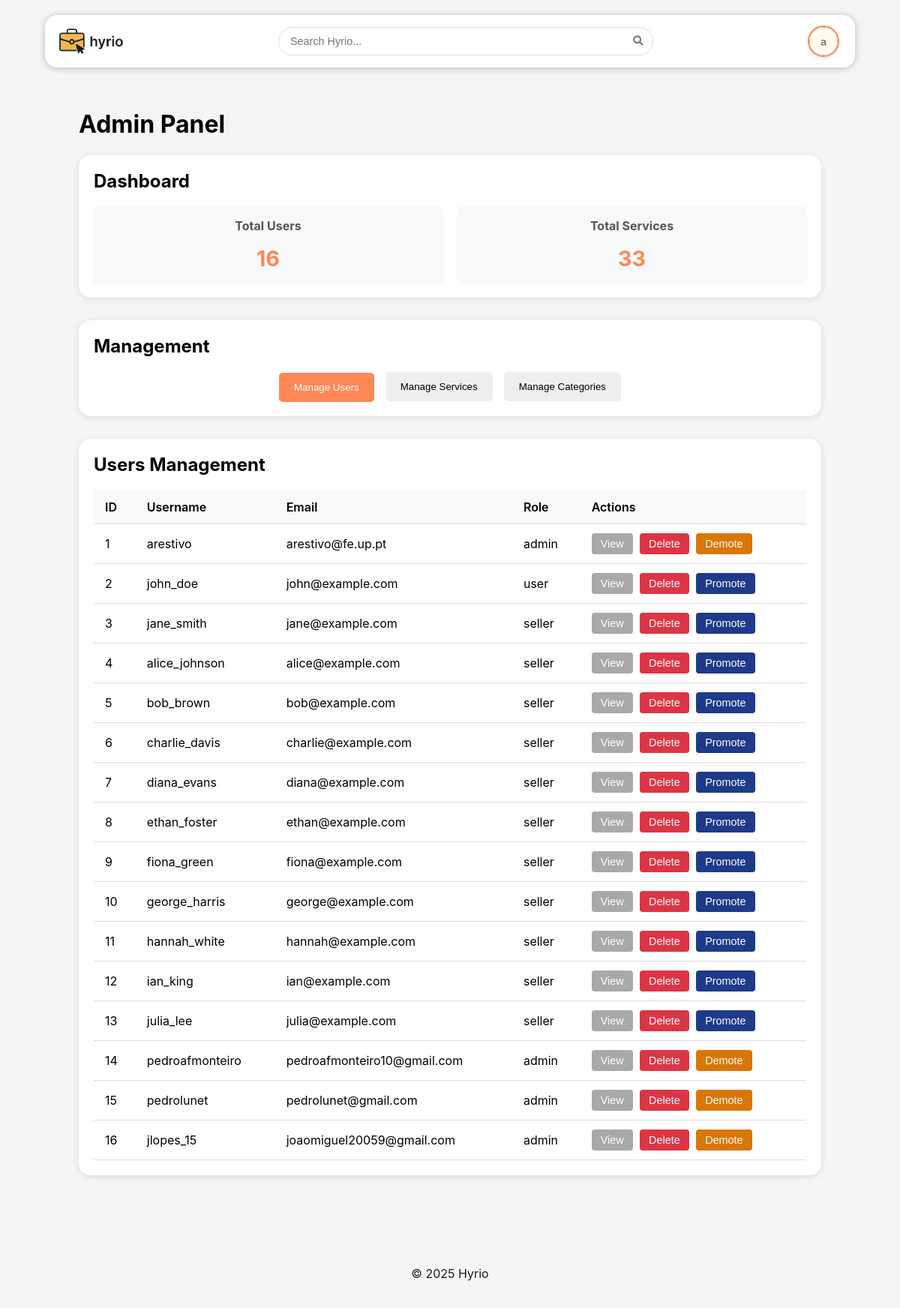
Screenshot of /pages/admin.php (signed in) with the database file from the repository.
### tables this page shows
CREATE TABLE users (id INTEGER PRIMARY KEY,
  name VARCHAR(255) NOT NULL,
  username VARCHAR(255) NOT NULL UNIQUE,
  password TEXT NOT NULL,  -- Use bcrypt for hashing
  email VARCHAR(255) NOT NULL UNIQUE,
  is_seller BOOLEAN NOT NULL DEFAULT 0,
  is_admin BOOLEAN NOT NULL DEFAULT 0,
  profile_pic TEXT NOT NULL,
  bio TEXT);

### includes/auth.php (called while the page is built, shortened)
<?php
class Auth
{
    private static ?Auth $instance = null;
    public static function getInstance(): Auth
    {
        if (self::$instance === null) {
            self::$instance = new Auth();
        }
        return self::$instance;
    }
    public function getUser()
    {
        return $_SESSION['user'] ?? null;
    }
}

### database/classes/user.php (called while the page is built, shortened)
<?php
class User
{
    public static function getTotalUsers(): int
    {
        try {
            $db = Database::getInstance();
            $stmt = $db->query('SELECT COUNT(*) FROM users');
            return (int)$stmt->fetchColumn();
        } catch (PDOException $e) {
            return 0;
        }
    }
    public static function getAllUsers(int $offset, int $limit): array
    {
        try {
            $db = Database::getInstance();
            $stmt = $db->prepare('SELECT * FROM users LIMIT ?, ?');
            $stmt->bindParam(1, $offset, PDO::PARAM_INT);
            $stmt->bindParam(2, $limit, PDO::PARAM_INT);
            $stmt->execute();
            return $stmt->fetchAll(PDO::FETCH_ASSOC);
        } catch (PDOException $e) {
            return [];
        }
    }
}

### database/classes/service.php (called while the page is built, shortened)
<?php
class Service
{
    public static function getTotalServices(): int
    {
        try {
            $db = Database::getInstance();
            $stmt = $db->query('SELECT COUNT(*) FROM services');
            return (int)$stmt->fetchColumn();
        } catch (PDOException $e) {
            return 0;
        }
    }
}

### pages/admin.php (the view, shortened to what this page needs)
<?php
require_once(__DIR__ . '/../includes/common.php');
require_once(__DIR__ . '/../includes/auth.php');
require_once(__DIR__ . '/../database/classes/user.php');
require_once(__DIR__ . '/../database/classes/service.php');
$loggedInUser = Auth::getInstance()->getUser();
echo '<link rel="stylesheet" href="../css/forms.css">';
echo '<link rel="stylesheet" href="../css/panel.css">';
?><?php
    if ($loggedInUser && $loggedInUser['is_admin']) {
        require_once(__DIR__ . '/../overlays/edit_category.php');
        require_once(__DIR__ . '/../overlays/add_category.php');
    }
    ?><main class="admin-panel">
    <h1>Admin Panel</h1>
    <section class="admin-dashboard">
        <h2>Dashboard</h2>
        <div class="dashboard-stats">
            <div class="stat-card">
                <h3>Total Users</h3>
                <?php
                echo '<p class="stat-number">' . User::getTotalUsers() . '</p>';
                ?>
            </div>
            <div class="stat-card">
                <h3>Total Services</h3>
                <?php
                echo '<p class="stat-number">' . Service::getTotalServices() . '</p>';
                ?>
            </div>
        </div>
    </section>
    <?php
    $section = isset($_GET['section']) ? $_GET['section'] : 'users';
    ?>
    <section class="admin-actions">
        <h2>Management</h2>
        <div class="action-buttons">
            <button class="section-header-button <?php echo $section === 'users' ? 'active' : ''; ?>" data-target="users-section">Manage Users</button>
            <button class="section-header-button <?php echo $section === 'services' ? 'active' : ''; ?>" data-target="services-section">Manage Services</button>
            <button class="section-header-button <?php echo $section === 'categories' ? 'active' : ''; ?>" data-target="categories-section">Manage Categories</button>
        </div>
    </section>
    <section id="users-section" class="panel-content-section <?php echo $section === 'users' ? 'active' : ''; ?>">
        <h2>Users Management</h2>
        <div class="section-content">
            <table class="panel-table">
                <thead>
                    <tr>
                        <th>ID</th>
                        <th>Username</th>
                        <th>Email</th>
                        <th>Role</th>
                        <th>Actions</th>
                    </tr>
                </thead>
                <tbody>
                    <?php
                    $page = isset($_GET['user_page']) ? (int)$_GET['user_page'] : 1;
                    $perPage = 50;
                    $offset = ($page - 1) * $perPage;
                    $users = User::getAllUsers($offset, $perPage);
                    foreach ($users as $user) {
                        if ($user['is_admin'] && $user['is_seller']) {
                            $role = 'seller, admin';
                        } elseif ($user['is_admin']) {
                            $role = 'admin';
                        } elseif ($user['is_seller']) {
                            $role = 'seller';
                        } else {
                            $role = 'user';
                        }
                        echo '<tr>';
                        echo '<td>' . htmlspecialchars(strval($user['id'])) . '</td>';
                        echo '<td>' . htmlspecialchars(strval($user['username'])) . '</td>';
                        echo '<td>' . htmlspecialchars(strval($user['email'])) . '</td>';
                        echo '<td>' . htmlspecialchars(strval($role)) . '</td>';
                        if ($user['is_admin']) {
                            echo '<td>
                        <button class="action-btn view-btn" onclick="window.location.href=\'/pages/profile.php?username=' . $user['username'] . '\'">View</button>
                        <button class="action-btn delete-btn" data-id="' . $user['id'] . '">Delete</button>
                        <button class="action-btn demote-btn" data-id="' . $user['id'] . '">Demote</button>
                                  </td>';
                        } else {
                            echo '<td>
                        <button class="action-btn view-btn" onclick="window.location.href=\'/pages/profile.php?username=' . $user['username'] . '\'">View</button>
                        <button class="action-btn delete-btn" data-id="' . $user['id'] . '">Delete</button>
                        <button class="action-btn promote-btn" data-id="' . $user['id'] . '">Promote</button>
                                  </td>';
                        }
                        echo '</tr>';
                    }
                    ?>
                </tbody>
            </table>
            <?php
            require_once(__DIR__ . '/../components/pagination/pagination.php');
            ?>
        </div>
    </section>
            <?php
            require_once(__DIR__ . '/../components/pagination/pagination.php');
            ?>
            <?php
            require_once(__DIR__ . '/../components/pagination/pagination.php');
            ?>
</main>

### css/style.css (style rules this page uses)
:root { --text: #1e1e1e; --background: whitesmoke; --primary: #fe8856; --secondary: #bd5656; --accent: #944c4c; --shadow: rgba(0, 0, 0, 0.25); background: var(--background); font-family: 'Inter', sans-serif; }
html, body { height: 100%; margin: 0; padding: 0; }
body { display: flex; flex-direction: column; min-height: 100vh; }
main { width: 85%; margin: 0 auto; padding: 15px; box-sizing: border-box; overflow-x: hidden; flex: 1 0 auto; }

### css/panel.css (style rules this page uses)
section h2 { margin-top: 0; }
section { background-color: #fff; border-radius: 16px; box-shadow: 0 2px 10px rgba(0, 0, 0, 0.1); padding: 20px; margin-bottom: 30px; }
.dashboard-stats { display: flex; justify-content: space-between; flex-wrap: wrap; gap: 20px; }
.stat-card { flex: 1; min-width: 200px; background-color: #f8f9fa; border-radius: 6px; padding: 15px; text-align: center; box-shadow: 0 1px 5px rgba(0, 0, 0, 0.05); transition: transform 0.2s; }
.stat-card h3 { margin-top: 0; color: #555; font-size: 1rem; }
.stat-number { font-size: 1.8rem; font-weight: bold; color: var(--primary); margin: 10px 0 0; }
.action-buttons { display: flex; flex-wrap: wrap; gap: 15px; justify-content: center; }
.section-header-button { display: inline-block; padding: 12px 20px; color: black; border: none; border-radius: 5px; cursor: pointer; text-decoration: none; font-weight: 500; transition: background-color 0.2s, transform 0.1s; }
.section-header-button.active { background-color: var(--primary); transform: translateY(1px); color: white; }
.panel-content-section { display: none; }
.panel-content-section.active { display: block; animation: fadeIn 0.3s ease-in-out; }
.section-content { width: 100%; }
.panel-table { width: 100%; border-collapse: collapse; margin-top: 20px; }
.panel-table th, .panel-table td { padding: 12px 15px; text-align: left; border-bottom: 1px solid #ddd; }
.panel-table th { background-color: #f8f9fa; font-weight: 600; }
.action-btn { display: inline-flex; align-items: center; padding: 6px 12px; margin-right: 5px; border-radius: 4px; cursor: pointer; border: none; color: white; font-weight: 500; font-size: 0.9em; transition: transform 0.2s, opacity 0.2s; }
.view-btn { background-color: darkgray; text-decoration: none; }
.promote-btn { background-color: #1E3A8A; }
.demote-btn { background-color: #D97706; }
.delete-btn { background-color: #dc3545; }

### rows the page displays
users: id "1", username "arestivo", email "arestivo@fe.up.pt", role "admin"
users: id "2", username "john_doe", email "john@example.com", role "user"
users: id "3", username "jane_smith", email "jane@example.com", role "seller"
users: id "4", username "alice_johnson", email "alice@example.com", role "seller"
users: id "5", username "bob_brown", email "bob@example.com", role "seller"
users: id "6", username "charlie_davis", email "charlie@example.com", role "seller"
users: id "7", username "diana_evans", email "diana@example.com", role "seller"
users: id "8", username "ethan_foster", email "ethan@example.com", role "seller"
users: id "9", username "fiona_green", email "fiona@example.com", role "seller"
users: id "10", username "george_harris", email "george@example.com", role "seller"
users: id "11", username "hannah_white", email "hannah@example.com", role "seller"
users: id "12", username "ian_king", email "ian@example.com", role "seller"
users: id "13", username "julia_lee", email "julia@example.com", role "seller"
users: id "14", username "pedroafmonteiro", email "pedroafmonteiro10@gmail.com", role "admin"
users: id "15", username "pedrolunet", email "pedrolunet@gmail.com", role "admin"
users: id "16", username "jlopes_15", email "joaomiguel20059@gmail.com", role "admin"

### other values shown
User::getTotalUsers() "16"
Service::getTotalServices() "33"
